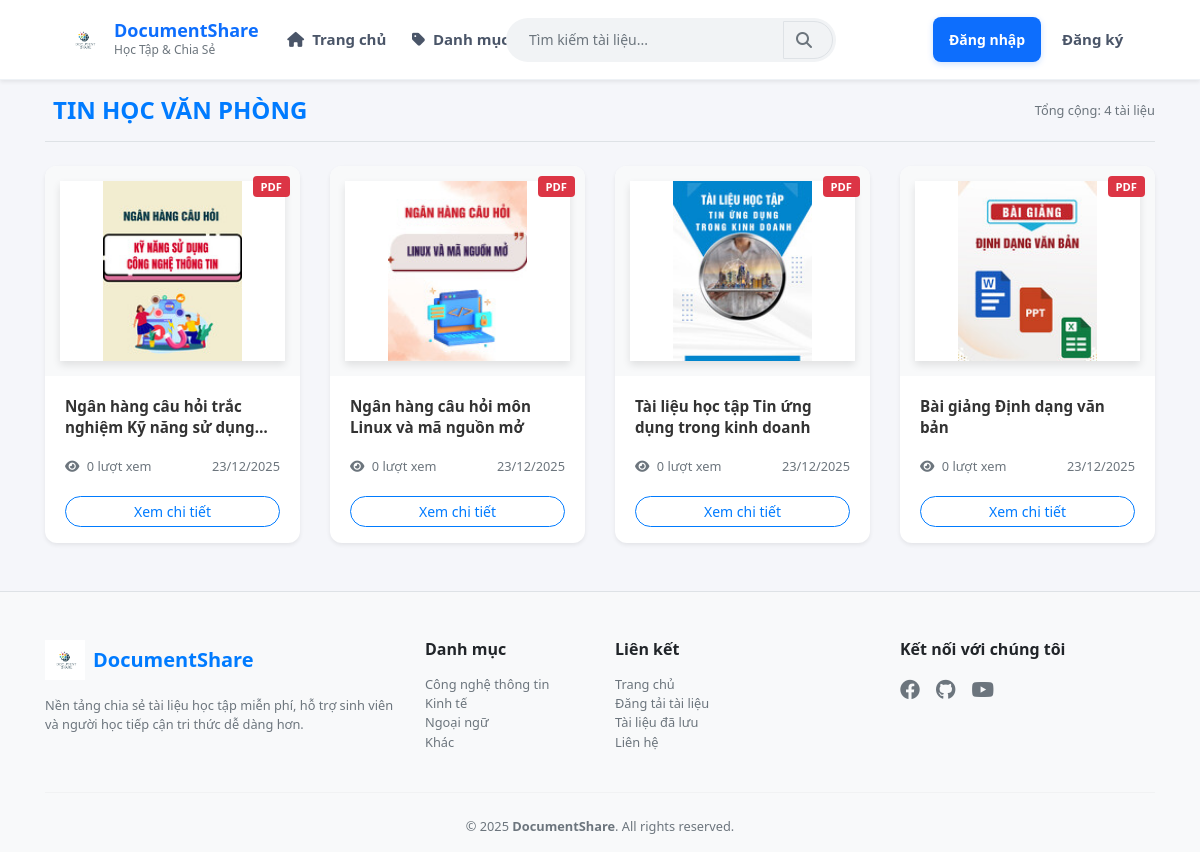
Screenshot of /subcategory_detail.php?id=5 with the database file from the repository.
### tables this page shows
CREATE TABLE `subcategories` (
  `subcategory_id` int(11) NOT NULL,
  `name` varchar(255) NOT NULL,
  `status` tinyint(1) NOT NULL DEFAULT 1,
  `category_id` int(10) NOT NULL
);

CREATE TABLE `documents` (
  `document_id` int(10) NOT NULL,
  `title` varchar(255) DEFAULT NULL,
  `description` text NOT NULL,
  `thumbnail` varchar(255) DEFAULT NULL,
  `file_path` varchar(255) DEFAULT NULL,
  `file_type` varchar(255) NOT NULL,
  `subcategory_id` int(10) NOT NULL,
  `status` int(10) NOT NULL,
  `username` varchar(50) DEFAULT NULL,
  `views` int(10) NOT NULL,
  `share_link` varchar(255) NOT NULL,
  `downloads` int(11) DEFAULT 0
);

### subcategory_detail.php (the view, shortened to what this page needs)
<?php
include "header.php";
$sub_id = (int)$_GET['id'];
$sub_sql = "SELECT name FROM subcategories WHERE subcategory_id = $sub_id AND status = 0";
$sub_res = mysqli_query($conn, $sub_sql);
$subcategory = mysqli_fetch_assoc($sub_res);
$doc_sql = "SELECT * FROM documents
            WHERE subcategory_id = $sub_id AND status = 0
            ORDER BY document_id DESC";
$doc_res = mysqli_query($conn, $doc_sql);
?>
<div class="container mrt">
    <div class="d-flex align-items-center justify-content-between mb-4 border-bottom pb-3">
        <h4 class="fw-bold text-uppercase text-primary m-0">
            <i class="bi bi-folder2-open me-2"></i><?= htmlspecialchars($subcategory['name']) ?>
        </h4>
        <span class="text-muted small">Tổng cộng: <?= mysqli_num_rows($doc_res) ?> tài liệu</span>
    </div>
    <div class="row row-cols-1 row-cols-sm-2 row-cols-md-3 row-cols-lg-4 g-4">
        <?php if ($doc_res && mysqli_num_rows($doc_res) > 0): ?>
            <?php while ($doc = mysqli_fetch_assoc($doc_res)): ?>
                <?php
                $thumb = !empty($doc['thumbnail'])
                    ? "uploads/thumbnails/" . $doc['thumbnail']
                    : "assets/img/default-document.jpg";
                $badge_class = 'bg-danger';
                ?>
                <div class="col">
                    <div class="card h-100 doc-card shadow-sm">
                        <a href="document_detail.php?id=<?= $doc['document_id'] ?>" class="text-decoration-none">
                            <div class="doc-thumb-container">
                                <span class="badge <?= $badge_class ?> badge-file">
                                    <?= htmlspecialchars($doc['file_type']) ?>
                                </span>
                                <img src="<?= $thumb ?>" class="doc-thumb" alt="<?= htmlspecialchars($doc['title']) ?>">
                            </div>
                            <div class="card-body">
                                <h6 class="doc-title fw-bold mb-2">
                                    <?= htmlspecialchars($doc['title']) ?>
                                </h6>
                                <div class="d-flex justify-content-between align-items-center mt-3">
                                    <div class="text-muted small">
                                        <i class="fa fa-eye me-1"></i> <?= number_format($doc['views'] ?? 0) ?> lượt xem
                                    </div>
                                    <div class="text-muted small">
                                        <i class="bi bi-calendar3 me-1"></i> <?= date('d/m/Y', strtotime($doc['created_at'] ?? 'now')) ?>
                                    </div>
                                </div>
                            </div>
                        </a>
                        <div class="card-footer bg-transparent border-0 pb-3 pt-0">
                            <a href="document_detail.php?id=<?= $doc['document_id'] ?>"
                               class="btn btn-outline-primary btn-sm w-100 rounded-pill">
                               Xem chi tiết
                            </a>
                        </div>
                    </div>
                </div>
            <?php endwhile; ?>
        <?php endif; ?>
    </div>
</div>
<?php include "footer.php"; ?>

### header.php (shortened to what this page needs)
<!DOCTYPE html>
<html lang="vi">
<head>
    <link href="https://cdn.jsdelivr.net/npm/bootstrap@5.3.3/dist/css/bootstrap.min.css" rel="stylesheet">
    <link rel="stylesheet" href="https://stackpath.bootstrapcdn.com/bootstrap/4.5.2/css/bootstrap.min.css">
    <link rel="stylesheet" href="https://cdnjs.cloudflare.com/ajax/libs/font-awesome/6.4.0/css/all.min.css">
    <link rel="stylesheet" href="assets/css/custom.css">
</head>
<body>
    <nav class="navbar navbar-expand-lg navbar-white bg-white shadow-sm fixed-top" style="height: 80px;">
        <div class="container-fluid px-lg-5">
            <a class="navbar-brand d-flex align-items-center" href="index.php">
                <img src="assets/img/logo.png" alt="Logo" style="height: 40px; margin-right: 10px;">
                <div class="d-flex flex-column">
                    <span style="font-weight: 700; font-size: 18px; line-height: 1.2; color: #0d6efd;">DocumentShare</span>
                    <span style="font-size: 12px; color: #6c757d; font-weight: 500;">Học Tập & Chia Sẻ</span>
                </div>
            </a>
            <div class="collapse navbar-collapse" id="navbarMenu">
                <ul class="navbar-nav mr-auto">
                    <li class="nav-item"><a class="nav-link" href="index.php"><i class="fa fa-home mr-1"></i> Trang chủ</a></li>
                    <li class="nav-item mega-dropdown">
                        <a class="nav-link" href="javascript:void(0);">
                            <i class="fa fa-tag mr-1"></i> Danh mục tài liệu
                        </a>
                    </li>
                    <li class="nav-item"><a class="nav-link" href="contact.php"><i class="fa fa-envelope mr-1"></i> Liên hệ</a></li>
                </ul>
                <form class="form-inline search-box mx-auto" action="search.php" method="get">
                    <div class="input-group">
                        <input class="form-control" type="search" name="q" placeholder="Tìm kiếm tài liệu...">
                        <div class="input-group-append">
                            <button class="btn btn-light border" type="submit">
                                <i class="fa fa-search text-muted"></i>
                            </button>
                        </div>
                    </div>
                </form>
                <ul class="navbar-nav ml-auto align-items-center">
                    <?php if (isset($_SESSION["emailUser"])): ?>
                        <li class="nav-item" style="margin-right: 20px">
                            <a class="btn btn-primary btn-sm btn-rounded text-white px-4 py-2" href="upload.php">
                                <i class="fa fa-upload mr-2"></i> Đăng tải tài liệu
                            </a>
                        </li>
                        <li class="nav-item dropdown user-dropdown">
                            <a class="nav-link dropdown-toggle font-weight-bold text-dark d-flex align-items-center" href="#" id="userDropdown" role="button" data-toggle="dropdown" aria-haspopup="true" aria-expanded="false">
                                <?php
                                $avatarFile = isset($_SESSION['avatar']) ? $_SESSION['avatar'] : '';
                                $avatarPath = "uploads/users/" . $avatarFile;
                                if (!empty($avatarFile) && file_exists($avatarPath)) {
                                    echo '<img src="' . $avatarPath . '" alt="Avatar" class="nav-user-avatar mr-2">';
                                } else {
                                    echo '<i class="fa fa-user-circle fa-2x text-primary mr-2"></i>';
                                }
                                ?>
                                <span class="text-truncate" style="max-width: 150px;">
                                    <?php echo $user['fullname']; ?>
                                </span>
                            </a>
                            <div class="dropdown-menu dropdown-menu-right shadow border-0" aria-labelledby="userDropdown" style="left: -35px;">
                                <a class="dropdown-item" href="profile.php"><i class="fa fa-id-card mr-2"></i> Thông tin tài khoản</a>
                                <?php if (isset($_SESSION['role']) && $_SESSION['role'] == 1): ?>
                                    <a class="dropdown-item" href="admin/index.php">
                                        <i class="fa fa-tools mr-2"></i> Trang quản trị
                                    </a>
                                <?php else: ?>
                                    <a class="dropdown-item" href="saved_documents.php">
                                        <i class="fa fa-bookmark mr-2"></i> Tài liệu đã lưu
                                    </a>
                                <?php endif; ?>
                                <div class="dropdown-divider"></div>
                                <a class="dropdown-item text-danger" href="logout.php"><i class="fa fa-sign-out-alt mr-2"></i> Đăng xuất</a>
                            </div>
                        </li>
                    <?php else: ?>
                        <li class="nav-item"><a class="btn btn-primary btn-sm px-3 btn-rounded" href="login.php">Đăng nhập</a></li>
                        <li class="nav-item ml-2"><a class="nav-link font-weight-bold" href="signup.php">Đăng ký</a></li>
                    <?php endif; ?>
                </ul>
            </div>
        </div>
    </nav>

### footer.php (shortened to what this page needs)
<footer class="footer mt-5 pt-5 pb-3 bg-light border-top">
    <div class="container">
        <div class="row gy-4">
            <div class="col-lg-4 col-md-6">
                <div class="d-flex align-items-center mb-3">
                    <img src="assets/img/logo.png" alt="DocumentShare" style="width:40px;height:40px" class="me-2">
                    <h5 class="mb-0 fw-bold text-primary">DocumentShare</h5>
                </div>
                <p class="text-muted small">
                    Nền tảng chia sẻ tài liệu học tập miễn phí, hỗ trợ sinh viên và người học tiếp cận tri thức dễ dàng hơn.
                </p>
            </div>
            <div class="col-lg-2 col-md-6">
                <h6 class="fw-bold mb-3">Danh mục</h6>
                <ul class="list-unstyled small">
                    <li><a href="danhmuc.php" class="text-muted text-decoration-none">Công nghệ thông tin</a></li>
                    <li><a href="danhmuc.php" class="text-muted text-decoration-none">Kinh tế</a></li>
                    <li><a href="danhmuc.php" class="text-muted text-decoration-none">Ngoại ngữ</a></li>
                    <li><a href="danhmuc.php" class="text-muted text-decoration-none">Khác</a></li>
                </ul>
            </div>
            <div class="col-lg-3 col-md-6">
                <h6 class="fw-bold mb-3">Liên kết</h6>
                <ul class="list-unstyled small">
                    <li><a href="index.php" class="text-muted text-decoration-none">Trang chủ</a></li>
                    <li><a href="upload.php" class="text-muted text-decoration-none">Đăng tải tài liệu</a></li>
                    <li><a href="saved_documents.php" class="text-muted text-decoration-none">Tài liệu đã lưu</a></li>
                    <li><a href="contact.php" class="text-muted text-decoration-none">Liên hệ</a></li>
                </ul>
            </div>
            <div class="col-lg-3 col-md-6">
                <h6 class="fw-bold mb-3">Kết nối với chúng tôi</h6>
                <div class="d-flex gap-3">
                    <a href="#" class="text-muted fs-5"><i class="fab fa-facebook"></i></a>
                    <a href="#" class="text-muted fs-5"><i class="fab fa-github"></i></a>
                    <a href="#" class="text-muted fs-5"><i class="fab fa-youtube"></i></a>
                </div>
            </div>
        </div>
        <hr class="my-4">
        <div class="text-center small text-muted">
            © 2025 <strong>DocumentShare</strong>. All rights reserved.
        </div>
    </div>
</footer>
</body>
</html>

### assets/css/custom.css (style rules this page uses)
body { margin: 0; background: #f5f6fa; font-family: "Segoe UI", Tahoma, Geneva, Verdana, sans-serif; }
.mrt { margin-top: 6rem !important; }
.navbar { background: #ffffff !important; border-bottom: 1px solid #eef2f6; }
.navbar-brand img { transition: all 0.3s ease; }
.navbar-nav .nav-item .nav-link { font-size: 15px; font-weight: 600; color: #4a5568 !important; padding: 0.5rem 1rem; transition: color 0.2s; }
.search-box { width: 100%; margin: 10px 0; }
@media (min-width: 1200px) { .search-box { position: absolute; left: 53%; transform: translateX(-50%); width: 400px; margin: 0; z-index: 10; } }
.navbar-nav .nav-item .nav-link { padding-left: 0.8rem !important; padding-right: 0.8rem !important; white-space: nowrap; }
.search-box .input-group { width: 100%; background-color: #f1f3f5; border-radius: 50px; padding: 2px; border: 1px solid transparent; transition: all 0.3s; margin-left: 70px; }
.search-box input { background: transparent; border: none; font-size: 14px; padding-left: 20px; height: 38px; }
.search-box button { background: transparent; border: none; border-radius: 0 50px 50px 0; padding-right: 20px; }
.btn-rounded { border-radius: 50px; font-weight: 600; box-shadow: 0 2px 6px rgba(13, 110, 253, 0.2); }
.mega-dropdown { position: relative; }
.btn-primary { background: #0d6efd; border: none; padding: 12px; font-weight: 600; border-radius: 8px; transition: all 0.3s; }
body { background: #f5f6fa; font-family: "Segoe UI", Tahoma, Geneva, Verdana, sans-serif; }
.doc-thumb { height: 220px; background: #fff; }
.doc-card { transition: transform 0.2s ease, box-shadow 0.2s ease; }
.doc-card { transition: all 0.3s ease; border: none; border-radius: 12px; overflow: hidden; background: #fff; }
.doc-thumb-container { position: relative; background: #f8f9fa; display: flex; align-items: center; justify-content: center; padding: 15px; }
.doc-thumb { width: 100%; height: 180px; object-fit: contain; box-shadow: 0 4px 8px rgba(0, 0, 0, 0.1); }
.doc-title { font-size: 0.95rem; line-height: 1.4; height: 2.8rem; display: -webkit-box; -webkit-line-clamp: 2; -webkit-box-orient: vertical; overflow: hidden; color: #333; }
.badge-file { position: absolute; top: 10px; right: 10px; font-size: 0.7rem; padding: 5px 8px; text-transform: uppercase; }

### rows the page displays
subcategories: name "TIN HỌC VĂN PHÒNG"
documents: file_type "PDF", thumbnail (picture), title "Ngân hàng câu hỏi trắc nghiệm Kỹ năng sử…", views "0", created_at "23/12/2025"
documents: file_type "PDF", thumbnail (picture), title "Ngân hàng câu hỏi môn Linux và mã nguồn mở", views "0", created_at "23/12/2025"
documents: file_type "PDF", thumbnail (picture), title "Tài liệu học tập Tin ứng dụng trong kinh doanh", views "0", created_at "23/12/2025"
documents: file_type "PDF", thumbnail (picture), title "Bài giảng Định dạng văn bản", views "0", created_at "23/12/2025"

### other values shown
mysqli_num_rows($doc_res) "4"
